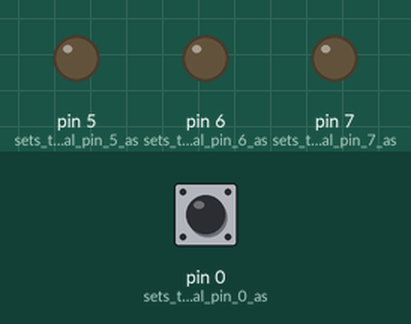
This sketch was run on a simulated Arduino Uno, built with avr-gcc and run on an emulated ATmega328P. Parts: output pins drawn as LEDs (lit = HIGH). Dashed ring = blinking. Inputs (shaded band) come from the test bench; at power-on: pin 0 (sets_the_digital_pin_0_as) LOW.

Above: at 1.2 s.
1.3 s: pin 0 (sets_the_digital_pin_0_as) pulled HIGH for 0.15 s
At 1.4 s:
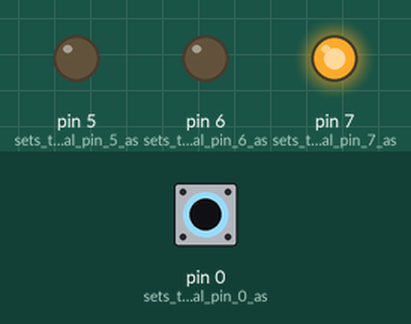
At 2.2 s:
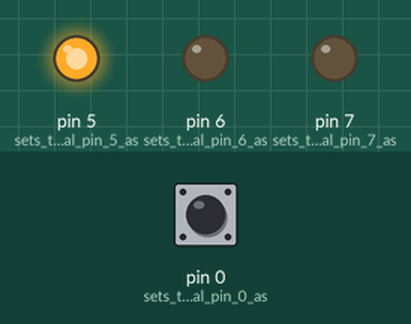
4.3 s: pin 0 (sets_the_digital_pin_0_as) pulled HIGH for 3.2 s
At 4.8 s:
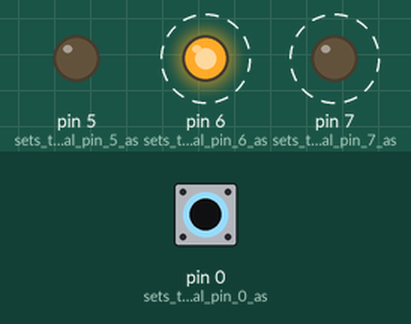
Timing chart, 0 to 9.2 s (numbered marks = the images above; inputs shaded):
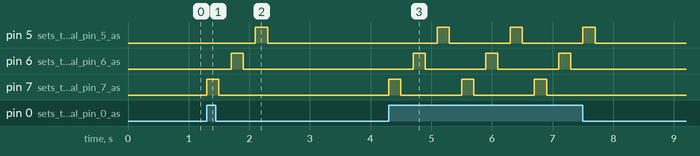

Measured:
- after the input at 1.3 s, pin 5 (sets_the_digital_pin_5_as): LOW → HIGH after 0.80 s, → LOW 0.20 s later; pin 6 (sets_the_digital_pin_6_as): LOW → HIGH after 0.40 s, → LOW 0.20 s later; pin 7 (sets_the_digital_pin_7_as): LOW → HIGH at once, → LOW 0.20 s later
- after the input at 4.3 s, pin 5 (sets_the_digital_pin_5_as): alternates HIGH for 0.20 s and LOW for 1.0 s, 6 changes in all, then stays LOW, starting after 0.80 s; pin 6 (sets_the_digital_pin_6_as): alternates HIGH for 0.20 s and LOW for 1.0 s, 6 changes in all, then stays LOW, starting after 0.40 s

The sketch:

blinkLED3.ino
```cpp
void setup() {
  pinMode(5, OUTPUT);    // sets the digital pin 5 as output (LED)
  pinMode(6, OUTPUT);    // sets the digital pin 6 as output (LED)
  pinMode(7, OUTPUT);    // sets the digital pin 7 as output (LED)
  pinMode(0, INPUT);     // sets the digital pin 0 as input (button)
}

void loop() {   //continuously check if the button is pressed

  if(digitalRead(0) == 1) { // if the button is pressed

    digitalWrite(7, HIGH); // sets the digital pin 7 on
    delay(200);            // waits for 200 ms
    digitalWrite(7, LOW);  // sets the digital pin 7 off
    delay(200);            // waits for 200 ms

    digitalWrite(6, HIGH); // sets the digital pin 6 on
    delay(200);            // waits for 200 ms
    digitalWrite(6, LOW);  // sets the digital pin 6 off
    delay(200);            // waits for 200 ms

    digitalWrite(5, HIGH); // sets the digital pin 5 on
    delay(200);            // waits for 200 ms
    digitalWrite(5, LOW);  // sets the digital pin 5 off
    delay(200);            // waits for 200 ms

  }

}
```
